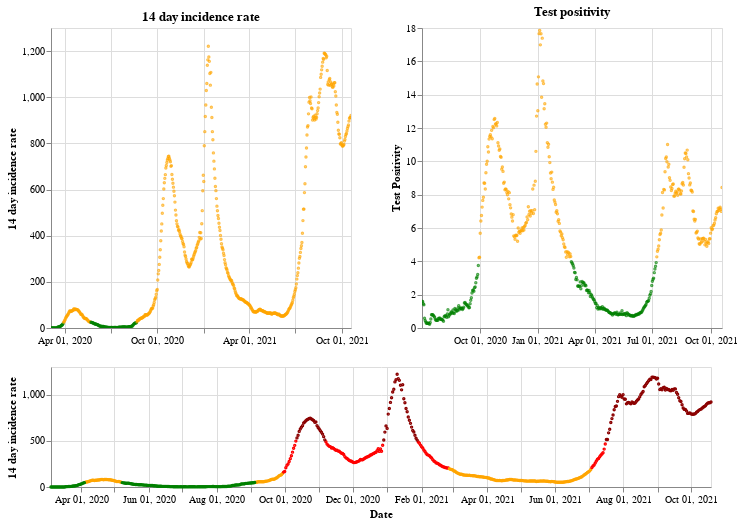

This figure's notebook cell:
### Markdown cell above
## Northern Ireland

### Code cell
plot_traffic_light('Northern Ireland')

### Figure 1 — Vega-Lite specification as saved in the notebook (floating-point values rounded to 4 significant figures; data arrays with more than 128 entries replaced by an {"elided": "..."} marker saying what was removed)
{"config": {"view": {"continuousWidth": 400, "continuousHeight": 300}}, "vconcat": [{"hconcat": [{"mark": {"type": "point", "size": 2}, "encoding": {"color": {"condition": {"value": "green", "test": "(datum.twoWeeklyCasesRate <= 25)"}, "value": "orange"}, "tooltip": [{"type": "nominal", "field": "areaName"}, {"type": "temporal", "field": "date"}, {"type": "quantitative", "field": "twoWeeklyCasesRate"}, {"type": "quantitative", "field": "testPositivity"}], "x": {"type": "temporal", "axis": {"title": ""}, "field": "date", "scale": {"domain": {"selection": "DateBrush"}}, "timeUnit": "yearmonthdate"}, "y": {"type": "quantitative", "axis": {"title": "14 day incidence rate"}, "field": "twoWeeklyCasesRate"}}, "title": "14 day incidence rate", "width": 300}, {"mark": {"type": "point", "size": 2}, "encoding": {"color": {"condition": {"value": "green", "test": "(datum.testPositivity <= 4)"}, "value": "orange"}, "tooltip": [{"type": "nominal", "field": "areaName"}, {"type": "temporal", "field": "date"}, {"type": "quantitative", "field": "twoWeeklyCasesRate"}, {"type": "quantitative", "field": "testPositivity"}], "x": {"type": "temporal", "axis": {"title": ""}, "field": "date", "scale": {"domain": {"selection": "DateBrush"}}, "timeUnit": "yearmonthdate"}, "y": {"type": "quantitative", "axis": {"title": "Test Positivity"}, "field": "testPositivity"}}, "title": "Test positivity", "width": 300}]}, {"layer": [{"mark": {"type": "point", "size": 2}, "encoding": {"color": {"condition": {"value": "orange", "test": "(((datum.testPositivity < 4) && (datum.twoWeeklyCasesRate >= 50)) && (datum.twoWeeklyCasesRate < 200))"}, "value": "red"}, "opacity": {"condition": {"value": 1, "test": "((datum.twoWeeklyCasesRate >= 50) && (datum.twoWeeklyCasesRate < 500))"}, "value": 0}, "tooltip": [{"type": "nominal", "field": "areaName"}, {"type": "temporal", "field": "date"}, {"type": "quantitative", "field": "twoWeeklyCasesRate"}, {"type": "quantitative", "field": "testPositivity"}], "x": {"type": "temporal", "axis": {"title": "Date"}, "field": "date", "timeUnit": "yearmonthdate"}, "y": {"type": "quantitative", "axis": {"title": "14 day incidence rate"}, "field": "twoWeeklyCasesRate"}}, "selection": {"DateBrush": {"type": "interval", "encodings": ["x"], "fields": ["Time"]}}}, {"mark": {"type": "point", "size": 2}, "encoding": {"color": {"value": "darkred"}, "opacity": {"condition": {"value": 1, "test": "(datum.twoWeeklyCasesRate >= 500)"}, "value": 0}, "tooltip": [{"type": "nominal", "field": "areaName"}, {"type": "temporal", "field": "date"}, {"type": "quantitative", "field": "twoWeeklyCasesRate"}, {"type": "quantitative", "field": "testPositivity"}], "x": {"type": "temporal", "axis": {"title": "Date"}, "field": "date", "timeUnit": "yearmonthdate"}, "y": {"type": "quantitative", "axis": {"title": "14 day incidence rate"}, "field": "twoWeeklyCasesRate"}}}, {"mark": {"type": "point", "size": 2}, "encoding": {"color": {"condition": {"value": "green", "test": "((datum.testPositivity < 4) && (datum.twoWeeklyCasesRate < 50))"}, "value": "orange"}, "opacity": {"condition": {"value": 1, "test": "(datum.twoWeeklyCasesRate < 50)"}, "value": 0}, "tooltip": [{"type": "nominal", "field": "areaName"}, {"type": "temporal", "field": "date"}, {"type": "quantitative", "field": "twoWeeklyCasesRate"}, {"type": "quantitative", "field": "testPositivity"}], "x": {"type": "temporal", "axis": {"title": "Date"}, "field": "date", "timeUnit": "yearmonthdate"}, "y": {"type": "quantitative", "axis": {"title": "14 day incidence rate"}, "field": "twoWeeklyCasesRate"}}}], "height": 120, "width": 660}], "data": {"name": "data-93278d9de1998b5a0680deaf3ef16cd2"}, "$schema": "https://vega.github.io/schema/vega-lite/v4.8.1.json", "datasets": {"data-93278d9de1998b5a0680deaf3ef16cd2": {"elided": "594 records"}}}
